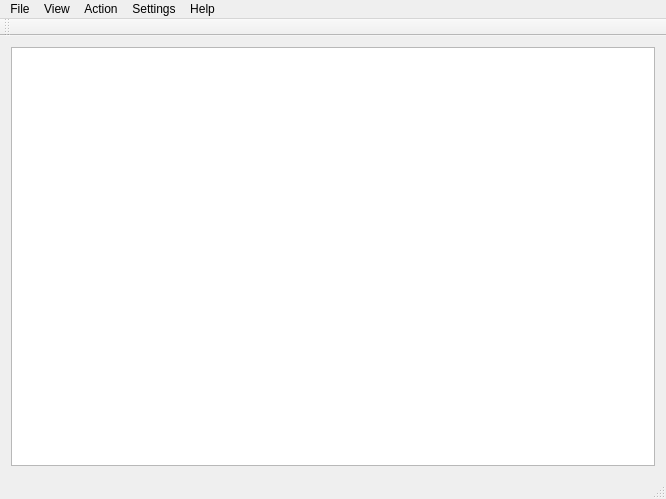
<?xml version="1.0" encoding="UTF-8"?>
<ui version="4.0">
 <class>QAutoRouter</class>
 <widget class="QMainWindow" name="QAutoRouter">
  <property name="geometry">
   <rect>
    <x>0</x>
    <y>0</y>
    <width>666</width>
    <height>499</height>
   </rect>
  </property>
  <property name="windowTitle">
   <string>QAutoRouter</string>
  </property>
  <widget class="QWidget" name="centralWidget">
   <layout class="QGridLayout" name="gridLayout">
    <item row="0" column="0">
     <widget class="QGraphicsView" name="graphicsView"/>
    </item>
   </layout>
  </widget>
  <widget class="QMenuBar" name="menuBar">
   <property name="geometry">
    <rect>
     <x>0</x>
     <y>0</y>
     <width>666</width>
     <height>21</height>
    </rect>
   </property>
   <widget class="QMenu" name="menuHelp">
    <property name="title">
     <string>Help</string>
    </property>
    <addaction name="actionAbout"/>
   </widget>
   <widget class="QMenu" name="menuView">
    <property name="title">
     <string>View</string>
    </property>
    <addaction name="actionZoom_In"/>
    <addaction name="actionZoom_Out"/>
    <addaction name="actionZoom_Fit"/>
   </widget>
   <widget class="QMenu" name="menuSettings">
    <property name="title">
     <string>Settings</string>
    </property>
    <addaction name="actionOptions"/>
   </widget>
   <widget class="QMenu" name="menuFile">
    <property name="title">
     <string>File</string>
    </property>
    <addaction name="actionOpen"/>
    <addaction name="actionSave"/>
    <addaction name="actionSave_As"/>
    <addaction name="separator"/>
    <addaction name="actionQuit"/>
   </widget>
   <widget class="QMenu" name="menuAction">
    <property name="title">
     <string>Action</string>
    </property>
    <addaction name="actionStart"/>
    <addaction name="actionStop"/>
   </widget>
   <addaction name="menuFile"/>
   <addaction name="menuView"/>
   <addaction name="menuAction"/>
   <addaction name="menuSettings"/>
   <addaction name="menuHelp"/>
  </widget>
  <widget class="QToolBar" name="mainToolBar">
   <attribute name="toolBarArea">
    <enum>TopToolBarArea</enum>
   </attribute>
   <attribute name="toolBarBreak">
    <bool>false</bool>
   </attribute>
  </widget>
  <widget class="QStatusBar" name="statusBar"/>
  <action name="actionOpen">
   <property name="text">
    <string>Open</string>
   </property>
  </action>
  <action name="actionQuit">
   <property name="text">
    <string>Quit</string>
   </property>
  </action>
  <action name="actionZoom_In">
   <property name="text">
    <string>Zoom In</string>
   </property>
   <property name="shortcut">
    <string/>
   </property>
  </action>
  <action name="actionZoom_Out">
   <property name="text">
    <string>Zoom Out</string>
   </property>
  </action>
  <action name="actionAbout">
   <property name="text">
    <string>About</string>
   </property>
  </action>
  <action name="actionZoom_Fit">
   <property name="text">
    <string>Zoom Fit</string>
   </property>
  </action>
  <action name="actionOptions">
   <property name="text">
    <string>Preferences...</string>
   </property>
  </action>
  <action name="actionSave">
   <property name="text">
    <string>Save</string>
   </property>
  </action>
  <action name="actionSave_As">
   <property name="text">
    <string>Save As...</string>
   </property>
  </action>
  <action name="actionStart">
   <property name="text">
    <string>Start</string>
   </property>
  </action>
  <action name="actionStop">
   <property name="text">
    <string>Stop</string>
   </property>
  </action>
 </widget>
 <layoutdefault spacing="6" margin="11"/>
 <resources/>
 <connections/>
</ui>
